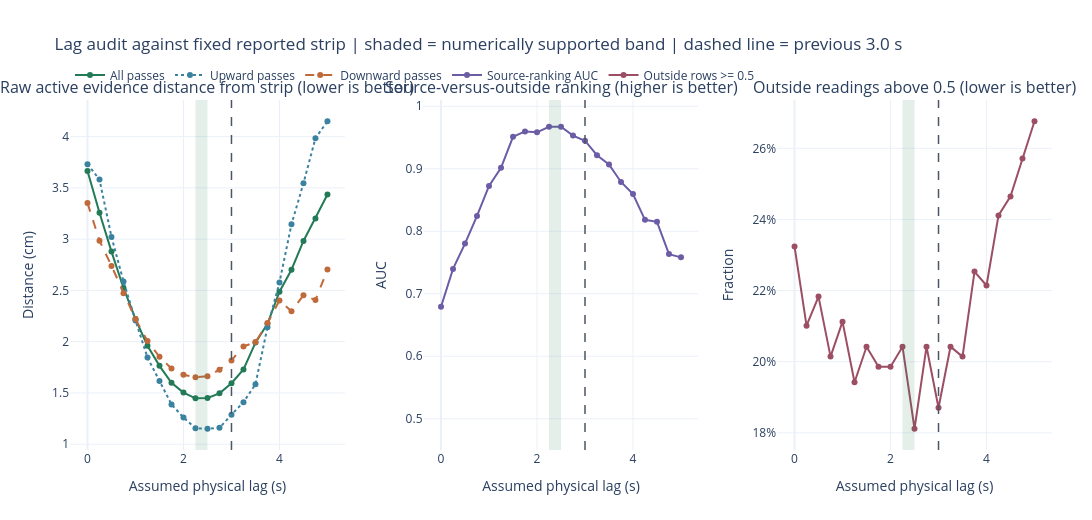

Source (notebook cell):
### Markdown cell above
## Lag-sensitivity audit against the reported strip

This audit remaps the **same frozen model scores and same 157 reviewed Cyranose readings** to camera poses from 0 to 5 seconds earlier in 0.25-second steps. The reported 17 x 3 cm strip footprint is held fixed; it is not recomputed for each lag.

The primary criterion is the active-score-weighted distance outside the reported strip, calculated from raw mapped readings before height rejection, gridding, or smoothing. Lower is closer to the physical target. Source-ranking AUC and the fraction of outside readings above 0.5 are secondary checks. The lag is therefore selected numerically rather than from whichever heatmap looks nicest.

This is a **calibration analysis**, not independent validation: the strip location is being used to estimate lag, and its desk coordinates are approximate. A lag chosen here must be frozen and tested unchanged on a new spatial run.

### Code cell
LAG_AUDIT_VALUES_S = np.arange(0.0, 5.01, 0.25)

def align_scored_readings_at_lag(lag_s):
    rows = []
    for reading_index, reading in scored.iterrows():
        if pd.isna(reading.get('pose_elapsed_s')):
            continue
        corrected_time = float(reading['pose_elapsed_s']) - float(lag_s)
        pose_index = int(np.searchsorted(pose_times, corrected_time))
        if pose_index == 0 or pose_index == len(pose_times):
            continue
        gap = pose_times[pose_index] - pose_times[pose_index - 1]
        if gap <= 0 or gap > MAX_INTERPOLATION_GAP_S:
            continue
        fraction = (corrected_time - pose_times[pose_index - 1]) / gap
        x, y, z = pose_xyz[pose_index - 1] + fraction * (
            pose_xyz[pose_index] - pose_xyz[pose_index - 1]
        )
        elapsed_s = float(reading['pose_elapsed_s'])
        if not (xmin <= x <= xmax and ymin <= y <= ymax):
            continue
        if not (RASTER_WINDOW_S[0] <= elapsed_s <= RASTER_WINDOW_S[1]):
            continue
        presence_pass = (
            float(reading['odor_presence_score']) >= ODOR_PRESENCE_GATE_THRESHOLD
        )
        active_gated = float(reading['active_mint_score']) if presence_pass else 0.0
        rows.append({
            'reading_index': int(reading_index),
            'elapsed_s': elapsed_s,
            'x': float(x), 'y': float(y), 'z': float(z),
            'height': abs(float(z)),
            'odor_presence_score': float(reading['odor_presence_score']),
            'active_mint_score': float(reading['active_mint_score']),
            'active_mint_gated_score': active_gated,
            'mint_recovery_score': float(reading['mint_recovery_score']),
        })
    return pd.DataFrame(rows).sort_values('elapsed_s').reset_index(drop=True)

lag_audit_frames = {
    float(lag_s): align_scored_readings_at_lag(float(lag_s))
    for lag_s in LAG_AUDIT_VALUES_S
}
common_reading_indices = set.intersection(*(
    set(frame['reading_index']) for frame in lag_audit_frames.values()
))
assert len(common_reading_indices) == len(raster_window) == 157

def distance_outside_reported_strip(y_values):
    y_values = np.asarray(y_values, dtype=float)
    return np.maximum.reduce([
        source_y0 - y_values,
        y_values - source_y1,
        np.zeros_like(y_values),
    ])

def weighted_strip_distance(frame, mask=None):
    if mask is None:
        mask = np.ones(len(frame), dtype=bool)
    mask = np.asarray(mask, dtype=bool) & frame['x'].between(source_x0, source_x1).to_numpy()
    weights = frame.loc[mask, 'active_mint_gated_score'].to_numpy(float)
    if weights.sum() <= 0:
        return np.nan
    distances = distance_outside_reported_strip(frame.loc[mask, 'y'])
    return float(np.average(distances, weights=weights))

lag_audit_rows = []
for lag_s, frame in lag_audit_frames.items():
    frame = frame[frame['reading_index'].isin(common_reading_indices)].copy()
    source_mask = (
        frame['x'].between(source_x0, source_x1)
        & frame['y'].between(source_y0, source_y1)
    )
    score = frame['active_mint_gated_score'].to_numpy(float)
    elapsed = frame['elapsed_s'].to_numpy(float)
    vertical_speed = np.gradient(frame['y'].to_numpy(float)) / np.maximum(
        np.gradient(elapsed), 1e-6
    )
    vertical_speed = pd.Series(vertical_speed).rolling(
        5, center=True, min_periods=1
    ).median().to_numpy()
    moving = np.abs(vertical_speed) >= 0.15
    lag_audit_rows.append({
        'lag_s': lag_s,
        'active-weighted distance outside strip (cm)': weighted_strip_distance(frame),
        'upward-pass distance (cm)': weighted_strip_distance(
            frame, moving & (vertical_speed < 0)
        ),
        'downward-pass distance (cm)': weighted_strip_distance(
            frame, moving & (vertical_speed > 0)
        ),
        'source-ranking AUC': roc_auc_score(source_mask, score),
        'outside rows >= 0.5': float(np.mean(score[~source_mask] >= 0.5)),
        'source rows >= 0.5': float(np.mean(score[source_mask] >= 0.5)),
        'source rows': int(source_mask.sum()),
    })

lag_audit = pd.DataFrame(lag_audit_rows)
distance_column = 'active-weighted distance outside strip (cm)'
best_distance = float(lag_audit[distance_column].min())
best_auc = float(lag_audit['source-ranking AUC'].max())
supported_lag_rows = lag_audit[
    lag_audit[distance_column].le(best_distance + 0.02)
    & lag_audit['source-ranking AUC'].ge(best_auc - 0.005)
].copy()
PROVISIONAL_LAG_MIN_S = float(supported_lag_rows['lag_s'].min())
PROVISIONAL_LAG_MAX_S = float(supported_lag_rows['lag_s'].max())
PRIMARY_LAG_MINIMUM_S = float(
    lag_audit.loc[lag_audit[distance_column].idxmin(), 'lag_s']
)

audit_figure = make_subplots(
    rows=1, cols=3,
    subplot_titles=(
        'Raw active evidence distance from strip (lower is better)',
        'Source-versus-outside ranking (higher is better)',
        'Outside readings above 0.5 (lower is better)',
    ),
    horizontal_spacing=0.08,
)
for metric, name, color, dash in [
    (distance_column, 'All passes', '#237a57', 'solid'),
    ('upward-pass distance (cm)', 'Upward passes', '#3b82a0', 'dot'),
    ('downward-pass distance (cm)', 'Downward passes', '#c06a3b', 'dash'),
]:
    audit_figure.add_trace(go.Scatter(
        x=lag_audit['lag_s'], y=lag_audit[metric],
        mode='lines+markers', name=name,
        line=dict(color=color, width=2, dash=dash), marker=dict(size=6),
        hovertemplate='lag %{x:.2f} s<br>distance %{y:.3f} cm<extra></extra>',
    ), row=1, col=1)
audit_figure.add_trace(go.Scatter(
    x=lag_audit['lag_s'], y=lag_audit['source-ranking AUC'],
    mode='lines+markers', name='Source-ranking AUC',
    line=dict(color='#6b5ca5', width=2), marker=dict(size=6),
    hovertemplate='lag %{x:.2f} s<br>AUC %{y:.3f}<extra></extra>',
), row=1, col=2)
audit_figure.add_trace(go.Scatter(
    x=lag_audit['lag_s'], y=lag_audit['outside rows >= 0.5'],
    mode='lines+markers', name='Outside rows >= 0.5',
    line=dict(color='#9c4f64', width=2), marker=dict(size=6),
    hovertemplate='lag %{x:.2f} s<br>outside rows %{y:.1%}<extra></extra>',
), row=1, col=3)
for plot_col in range(1, 4):
    audit_figure.add_vrect(
        x0=PROVISIONAL_LAG_MIN_S, x1=PROVISIONAL_LAG_MAX_S,
        fillcolor='rgba(35, 122, 87, 0.12)', line_width=0,
        row=1, col=plot_col,
    )
    audit_figure.add_vline(
        x=3.0, line_dash='dash', line_color='#4b5563', line_width=1.5,
        row=1, col=plot_col,
    )
audit_figure.update_xaxes(title_text='Assumed physical lag (s)')
audit_figure.update_yaxes(title_text='Distance (cm)', row=1, col=1)
audit_figure.update_yaxes(title_text='AUC', range=[0.45, 1.01], row=1, col=2)
audit_figure.update_yaxes(title_text='Fraction', tickformat='.0%', row=1, col=3)
audit_figure.update_layout(
    title=(
        'Lag audit against fixed reported strip | shaded = numerically supported band | '
        'dashed line = previous 3.0 s'
    ),
    width=1450, height=520, template='plotly_white',
    margin=dict(l=70, r=40, t=100, b=70),
    legend=dict(orientation='h', yanchor='bottom', y=1.03, xanchor='left', x=0),
)
audit_figure.show()

audit_table_lags = [0.0, 1.0, 1.5, 2.0, 2.25, 2.5, 2.75, 3.0, 4.0, 5.0]
display(lag_audit[lag_audit['lag_s'].isin(audit_table_lags)].style.format({
    'lag_s': '{:.2f}',
    distance_column: '{:.3f}',
    'upward-pass distance (cm)': '{:.3f}',
    'downward-pass distance (cm)': '{:.3f}',
    'source-ranking AUC': '{:.3f}',
    'outside rows >= 0.5': '{:.1%}',
    'source rows >= 0.5': '{:.1%}',
}))

### Figure 1 — Plotly figure (JSON) as saved in the notebook; plotly's stock layout.template omitted (floating-point values rounded to 4 significant figures)
{"data": [{"hovertemplate": "lag %{x:.2f} s<br>distance %{y:.3f} cm<extra></extra>", "line": {"color": "#237a57", "dash": "solid", "width": 2}, "marker": {"size": 6}, "mode": "lines+markers", "name": "All passes", "type": "scatter", "x": [0, 0.25, 0.5, 0.75, 1, 1.25, 1.5, 1.75, 2, 2.25, 2.5, 2.75, 3, 3.25, 3.5, 3.75, 4, 4.25, 4.5, 4.75, 5], "xaxis": "x", "y": [3.665, 3.258, 2.879, 2.524, 2.22, 1.961, 1.764, 1.599, 1.504, 1.448, 1.451, 1.496, 1.595, 1.729, 1.991, 2.174, 2.487, 2.702, 2.983, 3.202, 3.435], "yaxis": "y"}, {"hovertemplate": "lag %{x:.2f} s<br>distance %{y:.3f} cm<extra></extra>", "line": {"color": "#3b82a0", "dash": "dot", "width": 2}, "marker": {"size": 6}, "mode": "lines+markers", "name": "Upward passes", "type": "scatter", "x": [0, 0.25, 0.5, 0.75, 1, 1.25, 1.5, 1.75, 2, 2.25, 2.5, 2.75, 3, 3.25, 3.5, 3.75, 4, 4.25, 4.5, 4.75, 5], "xaxis": "x", "y": [3.732, 3.581, 3.022, 2.588, 2.208, 1.845, 1.618, 1.389, 1.261, 1.155, 1.151, 1.16, 1.288, 1.41, 1.585, 2.142, 2.578, 3.144, 3.546, 3.984, 4.15], "yaxis": "y"}, {"hovertemplate": "lag %{x:.2f} s<br>distance %{y:.3f} cm<extra></extra>", "line": {"color": "#c06a3b", "dash": "dash", "width": 2}, "marker": {"size": 6}, "mode": "lines+markers", "name": "Downward passes", "type": "scatter", "x": [0, 0.25, 0.5, 0.75, 1, 1.25, 1.5, 1.75, 2, 2.25, 2.5, 2.75, 3, 3.25, 3.5, 3.75, 4, 4.25, 4.5, 4.75, 5], "xaxis": "x", "y": [3.353, 2.985, 2.739, 2.472, 2.221, 2.006, 1.853, 1.738, 1.678, 1.652, 1.662, 1.728, 1.818, 1.954, 1.997, 2.181, 2.402, 2.297, 2.453, 2.407, 2.704], "yaxis": "y"}, {"hovertemplate": "lag %{x:.2f} s<br>AUC %{y:.3f}<extra></extra>", "line": {"color": "#6b5ca5", "width": 2}, "marker": {"size": 6}, "mode": "lines+markers", "name": "Source-ranking AUC", "type": "scatter", "x": [0, 0.25, 0.5, 0.75, 1, 1.25, 1.5, 1.75, 2, 2.25, 2.5, 2.75, 3, 3.25, 3.5, 3.75, 4, 4.25, 4.5, 4.75, 5], "xaxis": "x2", "y": [0.6791, 0.7397, 0.7803, 0.8245, 0.8725, 0.9015, 0.9512, 0.9597, 0.9583, 0.9671, 0.9672, 0.9531, 0.9448, 0.9216, 0.9069, 0.8789, 0.8597, 0.8183, 0.815, 0.7634, 0.7582], "yaxis": "y2"}, {"hovertemplate": "lag %{x:.2f} s<br>outside rows %{y:.1%}<extra></extra>", "line": {"color": "#9c4f64", "width": 2}, "marker": {"size": 6}, "mode": "lines+markers", "name": "Outside rows >= 0.5", "type": "scatter", "x": [0, 0.25, 0.5, 0.75, 1, 1.25, 1.5, 1.75, 2, 2.25, 2.5, 2.75, 3, 3.25, 3.5, 3.75, 4, 4.25, 4.5, 4.75, 5], "xaxis": "x3", "y": [0.2324, 0.2101, 0.2183, 0.2014, 0.2113, 0.1942, 0.2042, 0.1986, 0.1986, 0.2042, 0.1812, 0.2042, 0.1871, 0.2042, 0.2014, 0.2254, 0.2214, 0.2411, 0.2465, 0.2571, 0.2676], "yaxis": "y3"}], "layout": {"annotations": [{"font": {"size": 16}, "showarrow": false, "text": "Raw active evidence distance from strip (lower is better)", "x": 0.14, "xanchor": "center", "xref": "paper", "y": 1, "yanchor": "bottom", "yref": "paper"}, {"font": {"size": 16}, "showarrow": false, "text": "Source-versus-outside ranking (higher is better)", "x": 0.5, "xanchor": "center", "xref": "paper", "y": 1, "yanchor": "bottom", "yref": "paper"}, {"font": {"size": 16}, "showarrow": false, "text": "Outside readings above 0.5 (lower is better)", "x": 0.86, "xanchor": "center", "xref": "paper", "y": 1, "yanchor": "bottom", "yref": "paper"}], "height": 520, "legend": {"orientation": "h", "x": 0, "xanchor": "left", "y": 1.03, "yanchor": "bottom"}, "margin": {"b": 70, "l": 70, "r": 40, "t": 100}, "shapes": [{"fillcolor": "rgba(35, 122, 87, 0.12)", "line": {"width": 0}, "type": "rect", "x0": 2.25, "x1": 2.5, "xref": "x", "y0": 0, "y1": 1, "yref": "y domain"}, {"line": {"color": "#4b5563", "dash": "dash", "width": 1.5}, "type": "line", "x0": 3, "x1": 3, "xref": "x", "y0": 0, "y1": 1, "yref": "y domain"}, {"fillcolor": "rgba(35, 122, 87, 0.12)", "line": {"width": 0}, "type": "rect", "x0": 2.25, "x1": 2.5, "xref": "x2", "y0": 0, "y1": 1, "yref": "y2 domain"}, {"line": {"color": "#4b5563", "dash": "dash", "width": 1.5}, "type": "line", "x0": 3, "x1": 3, "xref": "x2", "y0": 0, "y1": 1, "yref": "y2 domain"}, {"fillcolor": "rgba(35, 122, 87, 0.12)", "line": {"width": 0}, "type": "rect", "x0": 2.25, "x1": 2.5, "xref": "x3", "y0": 0, "y1": 1, "yref": "y3 domain"}, {"line": {"color": "#4b5563", "dash": "dash", "width": 1.5}, "type": "line", "x0": 3, "x1": 3, "xref": "x3", "y0": 0, "y1": 1, "yref": "y3 domain"}], "title": {"text": "Lag audit against fixed reported strip | shaded = numerically supported band | dashed line = previous 3.0 s"}, "width": 1450, "xaxis": {"anchor": "y", "domain": [0, 0.28], "title": {"text": "Assumed physical lag (s)"}}, "xaxis2": {"anchor": "y2", "domain": [0.36, 0.64], "title": {"text": "Assumed physical lag (s)"}}, "xaxis3": {"anchor": "y3", "domain": [0.72, 1], "title": {"text": "Assumed physical lag (s)"}}, "yaxis": {"anchor": "x", "domain": [0, 1], "title": {"text": "Distance (cm)"}}, "yaxis2": {"anchor": "x2", "domain": [0, 1], "range": [0.45, 1.01], "title": {"text": "AUC"}}, "yaxis3": {"anchor": "x3", "domain": [0, 1], "tickformat": ".0%", "title": {"text": "Fraction"}}}}
